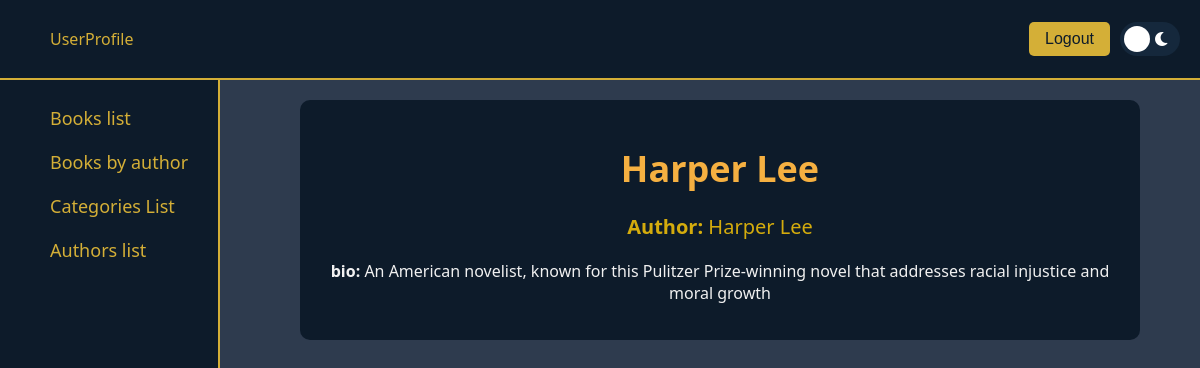
The app's page /author/1 (signed in) with its own data.
### app.py (models this page shows)
class Author(db.Model):
    id = db.Column(db.Integer, primary_key=True)
    name = db.Column(db.String(100), nullable=False)
    bio = db.Column(db.Text)
    books = db.relationship('Book', backref='author', lazy=True, cascade="all, delete-orphan")

### app.py (the view)
@app.route('/author/<int:id>')
@login_required
def show_author(id):
    author = Author.query.get_or_404(id)
    return render_template('Authors/show_author.html', author=author)

### app.py (called while the page is built)
@login_manager.user_loader
def load_user(user_id):
    return User.query.get(int(user_id))

@app.context_processor
def inject_user():
    return dict(user=current_user)

### templates/Authors/show_author.html
{% extends "layout.html" %}
{% block content %}
<div class="show-page">
    <h1>{{ author.name }}</h1>
    <div class="author-details">
        <p class="author"><strong>Author:</strong> {{ author.name }}</p>
        <p class="bio"><strong>bio:</strong> {{ author.bio }}</p>
    </div>
</div>
{% endblock %}

### static/styles.css (style rules this page uses)
:root { --background-color-light: #adb5bd; --background-color-dark: #14213d; --text-color-light: #14213d; --text-color-dark: #e0e1dd; --primary-color-light: #d4af37; --primary-color-dark: #f1c40f; }
body { font-family: Arial, sans-serif; margin: 0; padding: 0; width: 100%; height: 100%; display: flex; background-color: #adb5bd; transition: background-color 0.3s, color 0.3s; }
body { font-family: 'Segoe UI', Tahoma, Geneva, Verdana, sans-serif; background-color: #2e3b4e; color: #e0e1dd; margin: 0; padding: 0; }
h1 { color: #f1c40f; text-align: center; font-size: 2.5em; margin-bottom: 20px; }
.show-page { max-width: 800px; margin: 0 auto; padding: 20px; text-align: center; color: #f1f1f1; background-color: #0d1b2a; border-radius: 10px; }
.show-page h1 { font-size: 36px; margin-bottom: 20px; color: #f5b041; }
.author { font-size: 20px; margin-top: 15px; color: #d4ac0d; }

### records on screen
Author: name "Harper Lee", bio "An American novelist, known for this Pulitzer Prize-winning novel that addresses racial injustice and moral growth"
